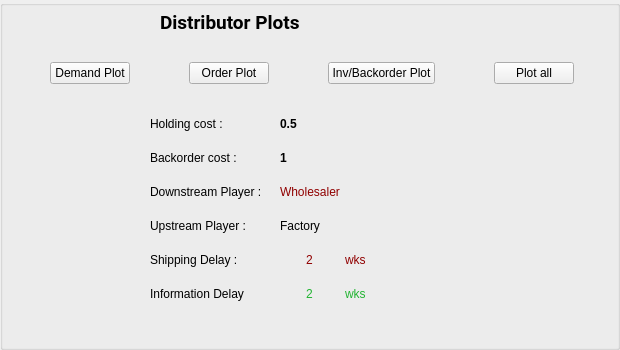
     <widget class="QGroupBox" name="groupBox_8">
      <property name="geometry">
       <rect>
        <x>670</x>
        <y>360</y>
        <width>620</width>
        <height>350</height>
       </rect>
      </property>
      <property name="styleSheet">
       <string notr="true"/>
      </property>
      <property name="title">
       <string/>
      </property>
      <widget class="QWidget" name="layoutWidget_101">
       <property name="geometry">
        <rect>
         <x>160</x>
         <y>10</y>
         <width>522</width>
         <height>25</height>
        </rect>
       </property>
       <layout class="QHBoxLayout" name="horizontalLayout_140">
        <item>
         <widget class="QLabel" name="label_222">
          <property name="font">
           <font>
            <family>Roboto</family>
            <pointsize>14</pointsize>
            <weight>75</weight>
            <bold>true</bold>
           </font>
          </property>
          <property name="text">
           <string>Distributor Plots</string>
          </property>
         </widget>
        </item>
       </layout>
      </widget>
      <widget class="QGroupBox" name="groupBox_11">
       <property name="geometry">
        <rect>
         <x>640</x>
         <y>358</y>
         <width>620</width>
         <height>350</height>
        </rect>
       </property>
       <property name="title">
        <string/>
       </property>
       <widget class="QWidget" name="layoutWidget_102">
        <property name="geometry">
         <rect>
          <x>110</x>
          <y>10</y>
          <width>332</width>
          <height>19</height>
         </rect>
        </property>
        <layout class="QHBoxLayout" name="horizontalLayout_141">
         <item>
          <widget class="QLabel" name="label_261">
           <property name="text">
            <string>Inventory and Order Status Plots for</string>
           </property>
          </widget>
         </item>
         <item>
          <widget class="QLabel" name="label_262">
           <property name="text">
            <string>Wholesaler</string>
           </property>
          </widget>
         </item>
        </layout>
       </widget>
       <widget class="QWidget" name="layoutWidget_103">
        <property name="geometry">
         <rect>
          <x>60</x>
          <y>60</y>
          <width>295</width>
          <height>76</height>
         </rect>
        </property>
        <layout class="QVBoxLayout" name="verticalLayout_61">
         <item>
          <layout class="QHBoxLayout" name="horizontalLayout_142">
           <item>
            <widget class="QPushButton" name="pushButton_35">
             <property name="text">
              <string>Demand Plot</string>
             </property>
            </widget>
           </item>
           <item>
            <spacer name="horizontalSpacer_19">
             <property name="orientation">
              <enum>Qt::Horizontal</enum>
             </property>
             <property name="sizeHint" stdset="0">
              <size>
               <width>40</width>
               <height>20</height>
              </size>
             </property>
            </spacer>
           </item>
           <item>
            <widget class="QPushButton" name="pushButton_36">
             <property name="text">
              <string>Order Plot</string>
             </property>
            </widget>
           </item>
          </layout>
         </item>
         <item>
          <layout class="QHBoxLayout" name="horizontalLayout_143">
           <item>
            <widget class="QPushButton" name="pushButton_37">
             <property name="text">
              <string>Inv/Backorder Plot</string>
             </property>
            </widget>
           </item>
           <item>
            <spacer name="horizontalSpacer_20">
             <property name="orientation">
              <enum>Qt::Horizontal</enum>
             </property>
             <property name="sizeHint" stdset="0">
              <size>
               <width>40</width>
               <height>20</height>
              </size>
             </property>
            </spacer>
           </item>
           <item>
            <widget class="QPushButton" name="pushButton_38">
             <property name="text">
              <string>Plot all</string>
             </property>
            </widget>
           </item>
          </layout>
         </item>
        </layout>
       </widget>
       <widget class="QWidget" name="layoutWidget_104">
        <property name="geometry">
         <rect>
          <x>130</x>
          <y>180</y>
          <width>205</width>
          <height>164</height>
         </rect>
        </property>
        <layout class="QVBoxLayout" name="verticalLayout_62">
         <item>
          <layout class="QHBoxLayout" name="horizontalLayout_144">
           <item>
            <widget class="QLabel" name="label_263">
             <property name="text">
              <string>Holding cost :</string>
             </property>
            </widget>
           </item>
           <item>
            <widget class="QLabel" name="label_264">
             <property name="text">
              <string>0.5</string>
             </property>
            </widget>
           </item>
          </layout>
         </item>
         <item>
          <layout class="QHBoxLayout" name="horizontalLayout_145">
           <item>
            <widget class="QLabel" name="label_410">
             <property name="text">
              <string>Backorder cost :</string>
             </property>
            </widget>
           </item>
           <item>
            <widget class="QLabel" name="label_411">
             <property name="text">
              <string>1</string>
             </property>
            </widget>
           </item>
          </layout>
         </item>
         <item>
          <layout class="QHBoxLayout" name="horizontalLayout_146">
           <item>
            <widget class="QLabel" name="label_412">
             <property name="text">
              <string>Downstream Player :</string>
             </property>
            </widget>
           </item>
           <item>
            <widget class="QLabel" name="label_413">
             <property name="text">
              <string>Retailer</string>
             </property>
            </widget>
           </item>
          </layout>
         </item>
         <item>
          <layout class="QHBoxLayout" name="horizontalLayout_147">
           <item>
            <widget class="QLabel" name="label_414">
             <property name="text">
              <string>Upstream Player :</string>
             </property>
            </widget>
           </item>
           <item>
            <widget class="QLabel" name="label_415">
             <property name="text">
              <string>Distributor</string>
             </property>
            </widget>
           </item>
          </layout>
         </item>
         <item>
          <layout class="QHBoxLayout" name="horizontalLayout_148">
           <item>
            <widget class="QLabel" name="label_416">
             <property name="text">
              <string>Shipping Delay :</string>
             </property>
            </widget>
           </item>
           <item>
            <layout class="QHBoxLayout" name="horizontalLayout_149">
             <item>
              <widget class="QLabel" name="label_417">
               <property name="text">
                <string>2</string>
               </property>
               <property name="alignment">
                <set>Qt::AlignCenter</set>
               </property>
              </widget>
             </item>
             <item>
              <widget class="QLabel" name="label_418">
               <property name="text">
                <string>wks</string>
               </property>
              </widget>
             </item>
            </layout>
           </item>
          </layout>
         </item>
         <item>
          <layout class="QHBoxLayout" name="horizontalLayout_150">
           <item>
            <widget class="QLabel" name="label_419">
             <property name="text">
              <string>Information Delay</string>
             </property>
            </widget>
           </item>
           <item>
            <layout class="QHBoxLayout" name="horizontalLayout_151">
             <item>
              <widget class="QLabel" name="label_420">
               <property name="enabled">
                <bool>true</bool>
               </property>
               <property name="text">
                <string>2</string>
               </property>
               <property name="alignment">
                <set>Qt::AlignCenter</set>
               </property>
              </widget>
             </item>
             <item>
              <widget class="QLabel" name="label_421">
               <property name="text">
                <string>wks</string>
               </property>
              </widget>
             </item>
            </layout>
           </item>
          </layout>
         </item>
        </layout>
       </widget>
       <widget class="QWidget" name="layoutWidget_105">
        <property name="geometry">
         <rect>
          <x>103</x>
          <y>150</y>
          <width>253</width>
          <height>19</height>
         </rect>
        </property>
        <layout class="QHBoxLayout" name="horizontalLayout_152">
         <item>
          <widget class="QLabel" name="label_422">
           <property name="text">
            <string>Supply chain settings for</string>
           </property>
          </widget>
         </item>
         <item>
          <widget class="QLabel" name="label_423">
           <property name="text">
            <string>Wholesaler</string>
           </property>
          </widget>
         </item>
        </layout>
       </widget>
      </widget>
      <widget class="QGroupBox" name="groupBox_19">
       <property name="geometry">
        <rect>
         <x>0</x>
         <y>358</y>
         <width>620</width>
         <height>350</height>
        </rect>
       </property>
       <property name="title">
        <string/>
       </property>
       <widget class="QLabel" name="label_424">
        <property name="geometry">
         <rect>
          <x>20</x>
          <y>50</y>
          <width>501</width>
          <height>41</height>
         </rect>
        </property>
        <property name="text">
         <string>When all the Players have placed an order, you will automatically be advanced to the next week 10 seconds after.</string>
        </property>
        <property name="wordWrap">
         <bool>true</bool>
        </property>
       </widget>
       <widget class="QWidget" name="layoutWidget_106">
        <property name="geometry">
         <rect>
          <x>20</x>
          <y>160</y>
          <width>200</width>
          <height>92</height>
         </rect>
        </property>
        <layout class="QHBoxLayout" name="horizontalLayout_153">
         <item>
          <layout class="QVBoxLayout" name="verticalLayout_63">
           <item>
            <widget class="QLabel" name="label_425">
             <property name="text">
              <string>Factory</string>
             </property>
            </widget>
           </item>
           <item>
            <widget class="QLabel" name="label_426">
             <property name="text">
              <string>Distributor</string>
             </property>
            </widget>
           </item>
           <item>
            <widget class="QLabel" name="label_427">
             <property name="text">
              <string>Wholesaler</string>
             </property>
            </widget>
           </item>
           <item>
            <widget class="QLabel" name="label_428">
             <property name="text">
              <string>Retailer</string>
             </property>
            </widget>
           </item>
          </layout>
         </item>
         <item>
          <layout class="QVBoxLayout" name="verticalLayout_64">
           <item>
            <widget class="QLabel" name="label_429">
             <property name="text">
              <string>Has not ordered</string>
             </property>
            </widget>
           </item>
           <item>
            <widget class="QLabel" name="label_430">
             <property name="text">
              <string>Order placed</string>
             </property>
            </widget>
           </item>
           <item>
            <widget class="QLabel" name="label_431">
             <property name="text">
              <string>Has not ordered</string>
             </property>
            </widget>
           </item>
           <item>
            <widget class="QLabel" name="label_432">
             <property name="text">
              <string>Order placed</string>
             </property>
            </widget>
           </item>
          </layout>
         </item>
        </layout>
       </widget>
       <widget class="QWidget" name="layoutWidget_107">
        <property name="geometry">
         <rect>
          <x>20</x>
          <y>120</y>
          <width>56</width>
          <height>19</height>
         </rect>
        </property>
        <layout class="QHBoxLayout" name="horizontalLayout_154">
         <item>
          <widget class="QLabel" name="label_433">
           <property name="text">
            <string>Week</string>
           </property>
          </widget>
         </item>
         <item>
          <widget class="QLabel" name="label_434">
           <property name="text">
            <string>2</string>
           </property>
           <property name="alignment">
            <set>Qt::AlignCenter</set>
           </property>
          </widget>
         </item>
        </layout>
       </widget>
       <widget class="QWidget" name="layoutWidget_108">
        <property name="geometry">
         <rect>
          <x>90</x>
          <y>10</y>
          <width>341</width>
          <height>19</height>
         </rect>
        </property>
        <layout class="QHBoxLayout" name="horizontalLayout_155">
         <item>
          <widget class="QLabel" name="label_435">
           <property name="text">
            <string>Status of Other Supply Chain Members of Game</string>
           </property>
          </widget>
         </item>
         <item>
          <widget class="QLabel" name="label_436">
           <property name="text">
            <string>1</string>
           </property>
           <property name="alignment">
            <set>Qt::AlignCenter</set>
           </property>
          </widget>
         </item>
        </layout>
       </widget>
      </widget>
      <widget class="QGroupBox" name="groupBox_28">
       <property name="geometry">
        <rect>
         <x>638</x>
         <y>0</y>
         <width>620</width>
         <height>350</height>
        </rect>
       </property>
       <property name="title">
        <string/>
       </property>
       <widget class="QLabel" name="label_437">
        <property name="geometry">
         <rect>
          <x>90</x>
          <y>10</y>
          <width>291</width>
          <height>20</height>
         </rect>
        </property>
        <property name="text">
         <string>Wholesaler Information for the last 10 weeks</string>
        </property>
       </widget>
       <widget class="QLabel" name="label_438">
        <property name="geometry">
         <rect>
          <x>30</x>
          <y>50</y>
          <width>371</width>
          <height>16</height>
         </rect>
        </property>
        <property name="text">
         <string>Note: the two orders placed to Wholesaler before week 1 are</string>
        </property>
       </widget>
       <widget class="QLabel" name="label_439">
        <property name="geometry">
         <rect>
          <x>390</x>
          <y>50</y>
          <width>16</width>
          <height>16</height>
         </rect>
        </property>
        <property name="text">
         <string>4</string>
        </property>
        <property name="alignment">
         <set>Qt::AlignCenter</set>
        </property>
       </widget>
       <widget class="QLabel" name="label_440">
        <property name="geometry">
         <rect>
          <x>405</x>
          <y>50</y>
          <width>21</width>
          <height>16</height>
         </rect>
        </property>
        <property name="text">
         <string>and</string>
        </property>
       </widget>
       <widget class="QLabel" name="label_441">
        <property name="geometry">
         <rect>
          <x>425</x>
          <y>50</y>
          <width>16</width>
          <height>16</height>
         </rect>
        </property>
        <property name="text">
         <string>4</string>
        </property>
        <property name="alignment">
         <set>Qt::AlignCenter</set>
        </property>
       </widget>
       <widget class="QLabel" name="label_442">
        <property name="geometry">
         <rect>
          <x>440</x>
          <y>50</y>
          <width>31</width>
          <height>16</height>
         </rect>
        </property>
        <property name="text">
         <string>units.</string>
        </property>
       </widget>
       <widget class="QTableWidget" name="tableWidget_8">
        <property name="geometry">
         <rect>
          <x>70</x>
          <y>90</y>
          <width>491</width>
          <height>51</height>
         </rect>
        </property>
        <property name="rowCount">
         <number>2</number>
        </property>
        <property name="columnCount">
         <number>7</number>
        </property>
        <attribute name="horizontalHeaderVisible">
         <bool>false</bool>
        </attribute>
        <attribute name="horizontalHeaderCascadingSectionResizes">
         <bool>true</bool>
        </attribute>
        <attribute name="horizontalHeaderMinimumSectionSize">
         <number>15</number>
        </attribute>
        <attribute name="horizontalHeaderDefaultSectionSize">
         <number>70</number>
        </attribute>
        <attribute name="verticalHeaderVisible">
         <bool>false</bool>
        </attribute>
        <attribute name="verticalHeaderDefaultSectionSize">
         <number>21</number>
        </attribute>
        <row>
         <property name="text">
          <string>titleRow</string>
         </property>
         <property name="font">
          <font>
           <weight>75</weight>
           <bold>true</bold>
          </font>
         </property>
         <property name="textAlignment">
          <set>AlignCenter</set>
         </property>
         <property name="background">
          <color>
           <red>220</red>
           <green>220</green>
           <blue>220</blue>
          </color>
         </property>
         <property name="foreground">
          <brush brushstyle="NoBrush">
           <color alpha="255">
            <red>0</red>
            <green>0</green>
            <blue>0</blue>
           </color>
          </brush>
         </property>
        </row>
        <row>
         <property name="text">
          <string>dataRow</string>
         </property>
        </row>
        <column/>
        <column/>
        <column/>
        <column/>
        <column/>
        <column/>
        <column/>
        <item row="0" column="0">
         <property name="text">
          <string>Week</string>
         </property>
        </item>
        <item row="0" column="1">
         <property name="text">
          <string>Inv/Blk</string>
         </property>
        </item>
        <item row="0" column="2">
         <property name="text">
          <string>Demand</string>
         </property>
        </item>
        <item row="0" column="3">
         <property name="text">
          <string>Incom. ships</string>
         </property>
        </item>
        <item row="0" column="4">
         <property name="text">
          <string>Outg. ships</string>
         </property>
        </item>
        <item row="0" column="5">
         <property name="text">
          <string>Orders</string>
         </property>
        </item>
        <item row="0" column="6">
         <property name="text">
          <string>Curr. cost</string>
         </property>
        </item>
        <item row="1" column="0">
         <property name="text">
          <string>1</string>
         </property>
        </item>
        <item row="1" column="1">
         <property name="text">
          <string>12</string>
         </property>
        </item>
        <item row="1" column="2">
         <property name="text">
          <string>4</string>
         </property>
        </item>
        <item row="1" column="3">
         <property name="text">
          <string>4</string>
         </property>
        </item>
        <item row="1" column="4">
         <property name="text">
          <string>4</string>
         </property>
        </item>
        <item row="1" column="5">
         <property name="text">
          <string>4</string>
         </property>
        </item>
        <item row="1" column="6">
         <property name="text">
          <string>6</string>
         </property>
        </item>
       </widget>
      </widget>
      <widget class="QWidget" name="layoutWidget_7">
       <property name="geometry">
        <rect>
         <x>50</x>
         <y>60</y>
         <width>524</width>
         <height>27</height>
        </rect>
       </property>
       <layout class="QHBoxLayout" name="horizontalLayout_7">
        <item>
         <widget class="QPushButton" name="pushButton_39">
          <property name="text">
           <string>Demand Plot</string>
          </property>
         </widget>
        </item>
        <item>
         <spacer name="horizontalSpacer_21">
          <property name="orientation">
           <enum>Qt::Horizontal</enum>
          </property>
          <property name="sizeHint" stdset="0">
           <size>
            <width>40</width>
            <height>20</height>
           </size>
          </property>
         </spacer>
        </item>
        <item>
         <widget class="QPushButton" name="pushButton_40">
          <property name="text">
           <string>Order Plot</string>
          </property>
         </widget>
        </item>
        <item>
         <spacer name="horizontalSpacer_22">
          <property name="orientation">
           <enum>Qt::Horizontal</enum>
          </property>
          <property name="sizeHint" stdset="0">
           <size>
            <width>40</width>
            <height>20</height>
           </size>
          </property>
         </spacer>
        </item>
        <item>
         <widget class="QPushButton" name="pushButton_41">
          <property name="text">
           <string>Inv/Backorder Plot</string>
          </property>
         </widget>
        </item>
        <item>
         <spacer name="horizontalSpacer_23">
          <property name="orientation">
           <enum>Qt::Horizontal</enum>
          </property>
          <property name="sizeHint" stdset="0">
           <size>
            <width>40</width>
            <height>20</height>
           </size>
          </property>
         </spacer>
        </item>
        <item>
         <widget class="QPushButton" name="pushButton_42">
          <property name="text">
           <string>Plot all</string>
          </property>
         </widget>
        </item>
       </layout>
      </widget>
      <widget class="QWidget" name="layoutWidget_8">
       <property name="geometry">
        <rect>
         <x>150</x>
         <y>110</y>
         <width>253</width>
         <height>198</height>
        </rect>
       </property>
       <layout class="QHBoxLayout" name="horizontalLayout_8">
        <item>
         <layout class="QVBoxLayout" name="verticalLayout_65">
          <item>
           <layout class="QHBoxLayout" name="horizontalLayout_156">
            <item>
             <widget class="QLabel" name="label_443">
              <property name="text">
               <string>Holding cost :</string>
              </property>
             </widget>
            </item>
            <item>
             <widget class="QLabel" name="label_444">
              <property name="font">
               <font>
                <weight>75</weight>
                <bold>true</bold>
               </font>
              </property>
              <property name="text">
               <string>0.5</string>
              </property>
             </widget>
            </item>
           </layout>
          </item>
          <item>
           <layout class="QHBoxLayout" name="horizontalLayout_157">
            <item>
             <widget class="QLabel" name="label_445">
              <property name="text">
               <string>Backorder cost :</string>
              </property>
             </widget>
            </item>
            <item>
             <widget class="QLabel" name="label_446">
              <property name="font">
               <font>
                <weight>75</weight>
                <bold>true</bold>
               </font>
              </property>
              <property name="text">
               <string>1</string>
              </property>
             </widget>
            </item>
           </layout>
          </item>
          <item>
           <layout class="QHBoxLayout" name="horizontalLayout_158">
            <item>
             <widget class="QLabel" name="label_447">
              <property name="text">
               <string>Downstream Player :</string>
              </property>
             </widget>
            </item>
            <item>
             <widget class="QLabel" name="label_448">
              <property name="text">
               <string>&lt;html&gt;&lt;head/&gt;&lt;body&gt;&lt;p&gt;&lt;span style=&quot; color:#900000;&quot;&gt;Wholesaler&lt;/span&gt;&lt;/p&gt;&lt;/body&gt;&lt;/html&gt;</string>
              </property>
             </widget>
            </item>
           </layout>
          </item>
          <item>
           <layout class="QHBoxLayout" name="horizontalLayout_159">
            <item>
             <widget class="QLabel" name="label_449">
              <property name="text">
               <string>Upstream Player :</string>
              </property>
             </widget>
            </item>
            <item>
             <widget class="QLabel" name="label_450">
              <property name="text">
               <string>&lt;html&gt;&lt;head/&gt;&lt;body&gt;&lt;p&gt;Factory&lt;/p&gt;&lt;/body&gt;&lt;/html&gt;</string>
              </property>
             </widget>
            </item>
           </layout>
          </item>
          <item>
           <layout class="QHBoxLayout" name="horizontalLayout_160">
            <item>
             <widget class="QLabel" name="label_451">
              <property name="text">
               <string>Shipping Delay :</string>
              </property>
             </widget>
            </item>
            <item>
             <layout class="QHBoxLayout" name="horizontalLayout_161">
              <item>
               <widget class="QLabel" name="label_452">
                <property name="text">
                 <string>&lt;html&gt;&lt;head/&gt;&lt;body&gt;&lt;p&gt;&lt;span style=&quot; color:#900000;&quot;&gt;2&lt;/span&gt;&lt;/p&gt;&lt;/body&gt;&lt;/html&gt;</string>
                </property>
                <property name="alignment">
                 <set>Qt::AlignCenter</set>
                </property>
               </widget>
              </item>
              <item>
               <widget class="QLabel" name="label_453">
                <property name="text">
                 <string>&lt;html&gt;&lt;head/&gt;&lt;body&gt;&lt;p&gt;&lt;span style=&quot; color:#900000;&quot;&gt;wks&lt;/span&gt;&lt;/p&gt;&lt;/body&gt;&lt;/html&gt;</string>
                </property>
               </widget>
              </item>
             </layout>
            </item>
           </layout>
          </item>
          <item>
           <layout class="QHBoxLayout" name="horizontalLayout_162">
            <item>
             <widget class="QLabel" name="label_454">
              <property name="text">
               <string>Information Delay</string>
              </property>
             </widget>
            </item>
            <item>
             <layout class="QHBoxLayout" name="horizontalLayout_163">
              <item>
               <widget class="QLabel" name="label_455">
                <property name="enabled">
                 <bool>true</bool>
                </property>
                <property name="text">
                 <string>&lt;html&gt;&lt;head/&gt;&lt;body&gt;&lt;p&gt;&lt;span style=&quot; color:#22b432;&quot;&gt;2&lt;/span&gt;&lt;/p&gt;&lt;/body&gt;&lt;/html&gt;</string>
                </property>
                <property name="alignment">
                 <set>Qt::AlignCenter</set>
                </property>
               </widget>
              </item>
              <item>
               <widget class="QLabel" name="label_456">
                <property name="text">
                 <string>&lt;html&gt;&lt;head/&gt;&lt;body&gt;&lt;p&gt;&lt;span style=&quot; color:#22b432;&quot;&gt;wks&lt;/span&gt;&lt;/p&gt;&lt;/body&gt;&lt;/html&gt;</string>
                </property>
               </widget>
              </item>
             </layout>
            </item>
           </layout>
          </item>
         </layout>
        </item>
       </layout>
      </widget>
     </widget>
